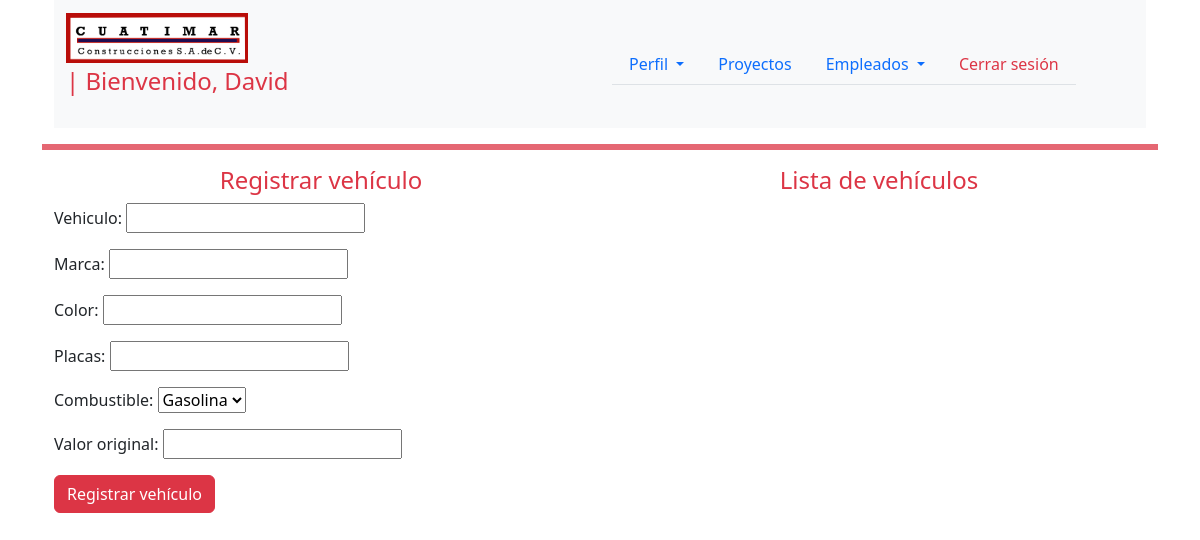
The page /equipos/registrar-vehiculo (signed in) on the database as committed earlier.
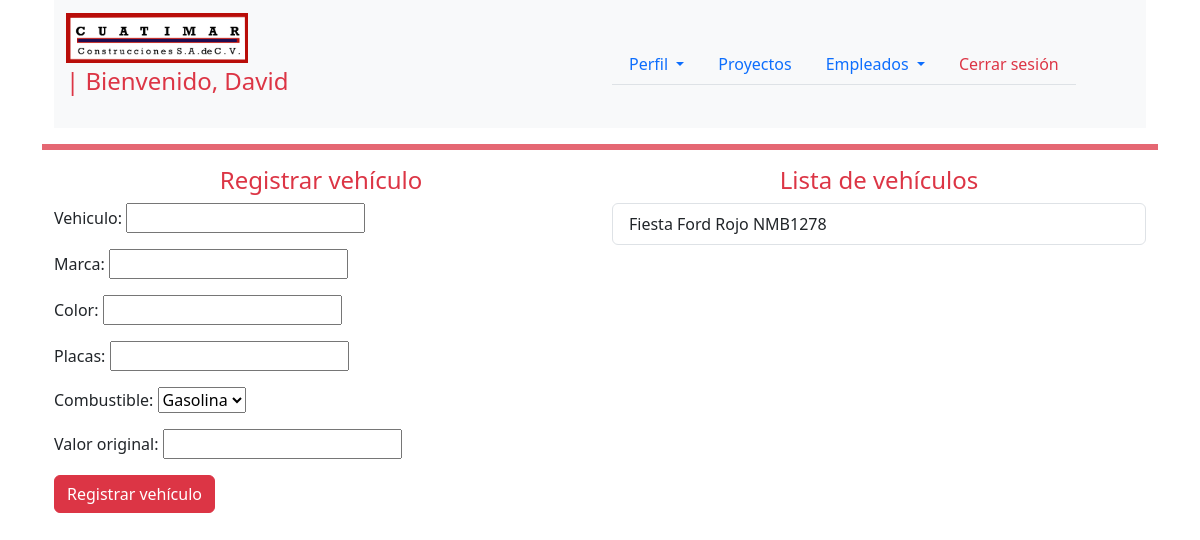
The same page on the database as committed later.
### equipos_y_vehiculos/models.py (models this page shows, shortened)
class Vehiculos(models.Model):
    TIPO_COMBUSTIBLE = [
        ('GASOLINE','Gasolina'),
        ('DIESEL','Diesel'),
        ('ELECTRIC','Eléctrico')
    ]
    vehiculo = models.CharField(max_length=255,null=False)
    marca = models.CharField(max_length=80,null=False)
    color = models.CharField(max_length=80,null=False)
    placas = models.CharField(max_length=60,null=False)
    combustible = models.CharField(max_length=30,choices=TIPO_COMBUSTIBLE,default='GASOLINE')
    valor_original = models.DecimalField(max_digits=10, decimal_places=2)

### equipos_y_vehiculos/views.py (the view)
# urls.py: path("registrar-vehiculo",views.registro_vehiculos, name="registro_vehiculos"),
@login_required
def registro_vehiculos(request):
    vehiculos = Vehiculos.objects.all()
    if request.method == "POST":
        vehiculos_form = VehiculosForm(request.POST)
        if vehiculos_form.is_valid():
            vehiculos_form.save()
            return redirect('equipos_y_vehiculos:registro_vehiculos')
    else:
        vehiculos_form = VehiculosForm()
    return render(request,'equipos_y_vehiculos/registrar_vehiculo.html',{'vehiculos_form':vehiculos_form,'vehiculos':vehiculos})

### equipos_y_vehiculos/forms.py
class VehiculosForm(forms.ModelForm):
    class Meta:
        model = Vehiculos
        fields = ['vehiculo','marca','color','placas','combustible','valor_original']

### balancigastos/utils/context_processors.py (called while the page is built)
def get_profile_username(request):
    if request.user.is_authenticated:
        try:
            profile = Profile.objects.get(user=request.user)
            return {'profile_username': profile.user}
        except Profile.DoesNotExist:
            return {}
    return {}

### equipos_y_vehiculos/templates/equipos_y_vehiculos/registrar_vehiculo.html (shortened to what this page needs)
{% extends 'base.html' %}
{% block content %}
{% include 'navbar_profile.html' %}
<hr class="border border-danger border-3 opacity-75">
<div class="container">
    <div class="row">
        <div class="col-md-6">
            <form method="post">
                <h4 class="h4 text-center text-danger">Registrar vehículo</h4>
                {{ vehiculos_form.as_p }}
                <button type="submit" class="btn btn-danger">Registrar vehículo</button>
            </form>
        </div>
        <div class="col-md-6">
            <h4 class="h4 text-center text-danger">Lista de vehículos</h4>
            {% if vehiculos %}
            <ul class="list-group">
                {% for unit in vehiculos %}
                <li class="list-group-item">{{ unit.vehiculo }} {{ unit.marca }} {{ unit.color }} {{ unit.placas }}</li>
                {% endfor %}
            </ul>
            {% endif %}
        </div>
    </div>
</div>
{% endblock %}

Rows that differ between the two databases and show on the page:
added Vehiculos: vehiculo "Fiesta", marca "Ford", color "Rojo", placas "NMB1278"
